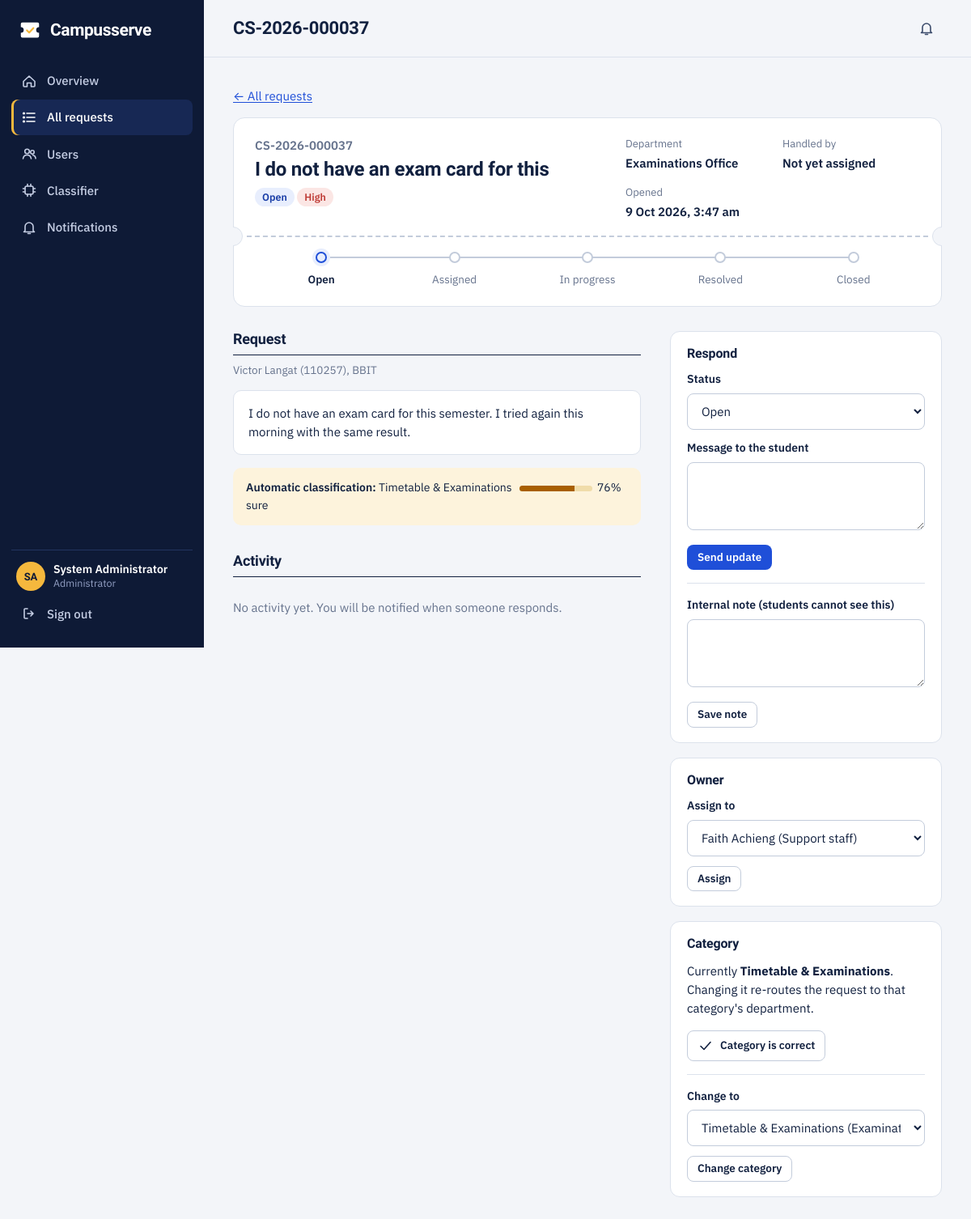
The app's page /index.php?r=tickets/show&id=37 (signed in) with its own data.
### tables this page shows
CREATE TABLE users (
    id              INT UNSIGNED AUTO_INCREMENT PRIMARY KEY,
    role            ENUM('student','lecturer','staff','admin') NOT NULL,
    identifier      VARCHAR(30)  NOT NULL UNIQUE COMMENT 'admission no. for students, staff no. otherwise',
    full_name       VARCHAR(120) NOT NULL,
    email           VARCHAR(150) NOT NULL UNIQUE,
    date_of_birth   DATE NULL,
    age             TINYINT UNSIGNED NULL COMMENT 'derived from date_of_birth by triggers and a daily event; never edit by hand',
    password_hash   VARCHAR(255) NOT NULL,
    department_id   INT UNSIGNED NULL COMMENT 'staff and lecturers only',
    programme       VARCHAR(100) NULL COMMENT 'students only',
    year_of_study   TINYINT UNSIGNED NULL,
    status          ENUM('active','suspended') NOT NULL DEFAULT 'active',
    failed_attempts TINYINT UNSIGNED NOT NULL DEFAULT 0,
    locked_until    DATETIME NULL,
    last_login_at   DATETIME NULL,
    created_at      DATETIME NOT NULL DEFAULT CURRENT_TIMESTAMP,
    CONSTRAINT fk_users_dept FOREIGN KEY (department_id) REFERENCES departments(id) ON DELETE SET NULL,
    INDEX idx_users_role (role)
);

CREATE TABLE tickets (
    id                     INT UNSIGNED AUTO_INCREMENT PRIMARY KEY,
    reference_no           VARCHAR(20)  NOT NULL UNIQUE COMMENT 'e.g. CS-2026-000042',
    student_id             INT UNSIGNED NOT NULL,
    subject                VARCHAR(150) NOT NULL,
    description            TEXT NOT NULL,
    category_id            INT UNSIGNED NOT NULL,
    department_id          INT UNSIGNED NOT NULL,
    priority               ENUM('low','medium','high') NOT NULL DEFAULT 'low',
    status                 ENUM('open','assigned','in_progress','resolved','closed') NOT NULL DEFAULT 'open',
    assigned_to            INT UNSIGNED NULL,
    classification_source  ENUM('ml','rules','manual') NOT NULL DEFAULT 'ml',
    needs_review           TINYINT(1) NOT NULL DEFAULT 0,
    created_at             DATETIME NOT NULL DEFAULT CURRENT_TIMESTAMP,
    updated_at             DATETIME NOT NULL DEFAULT CURRENT_TIMESTAMP ON UPDATE CURRENT_TIMESTAMP,
    resolved_at            DATETIME NULL,
    CONSTRAINT fk_t_student  FOREIGN KEY (student_id)    REFERENCES users(id),
    CONSTRAINT fk_t_category FOREIGN KEY (category_id)   REFERENCES categories(id),
    CONSTRAINT fk_t_dept     FOREIGN KEY (department_id) REFERENCES departments(id),
    CONSTRAINT fk_t_assignee FOREIGN KEY (assigned_to)   REFERENCES users(id) ON DELETE SET NULL,
    INDEX idx_t_status (status),
    INDEX idx_t_student (student_id, created_at),
    INDEX idx_t_dept_status (department_id, status),
    INDEX idx_t_created (created_at)
);

CREATE TABLE departments (
    id          INT UNSIGNED AUTO_INCREMENT PRIMARY KEY,
    name        VARCHAR(100) NOT NULL UNIQUE,
    code        VARCHAR(10)  NOT NULL UNIQUE,
    email       VARCHAR(150) NULL
);

CREATE TABLE categories (
    id             INT UNSIGNED AUTO_INCREMENT PRIMARY KEY,
    name           VARCHAR(100) NOT NULL UNIQUE COMMENT 'must match the labels the ML model predicts',
    department_id  INT UNSIGNED NOT NULL COMMENT 'default routing target',
    description    VARCHAR(255) NULL,
    CONSTRAINT fk_cat_dept FOREIGN KEY (department_id) REFERENCES departments(id)
);

### app/views/tickets/show.php (the view, shortened to what the rows shown need)
<div class="ticket-head">
    <div class="th-top">
        <div>
            <span class="ref"><?= e($t['reference_no']) ?></span>
            <h2><?= e($t['subject']) ?></h2>
            <?= status_badge($t['status']) ?> <?= priority_badge($t['priority']) ?> <?= $t['needs_review'] && $manage ? badge('Category needs checking', 'review') : '' ?>
        </div>
        <dl class="facts" style="min-width:260px">
            <div><dt>Department</dt><dd><?= e($t['department_name']) ?></dd></div>
            <div><dt>Opened</dt><dd><?= e(fmt_dt($t['created_at'])) ?></dd></div>
        </dl>
    </div>
</div>
<div class="grid-2">
<div>
    <section class="sec">
        <div class="sec-head"><h3>Request</h3></div>
        <?php if ($manage): ?><p class="note"><?= e($t['student_name']) ?> (<?= e($t['student_no']) ?>), <?= e($t['programme']) ?></p><?php endif; ?>
        <div class="desc"><?= e($t['description']) ?></div>
        <?php if ($t['predicted_name'] && $manage): ?>
        <div class="class-box">
            <b>Automatic classification:</b> <?= e($t['predicted_name']) ?>
            <span class="conf" title="<?= round($t['ml_confidence'] * 100) ?>%"><i style="width:<?= round($t['ml_confidence'] * 100) ?>%"></i></span><?= round($t['ml_confidence'] * 100) ?>% sure
        </div>
        <?php elseif ($t['classification_source'] === 'rules' && $manage): ?>
        <div class="class-box">Classified by keyword fallback because the classifier service was unavailable. Please check the category.</div>
        <?php endif; ?>
    </section>
</div>
<aside>
<?php if ($manage): ?>
    <div class="panel-side">
        <h3>Respond</h3>
        <form method="post" action="<?= e(url('tickets/update')) ?>"><?= csrf_field() ?>
            <div class="field"><label for="status">Status</label>
                <select id="status" name="status"><?php foreach (TICKET_STATUSES as $k => $l): ?><option value="<?= e($k) ?>"<?= $t['status'] === $k ? ' selected' : '' ?>><?= e($l) ?></option><?php endforeach; ?></select></div>
            <div class="field"><label for="message">Message to the student</label><textarea id="message" name="message" maxlength="2000"></textarea></div>
            <button class="btn btn-primary btn-sm" type="submit">Send update</button>
        </form>
        <form method="post" action="<?= e(url('tickets/update')) ?>"><?= csrf_field() ?>
            <div class="field"><label for="note">Internal note (students cannot see this)</label><textarea id="note" name="message" maxlength="2000"></textarea></div>
            <button class="btn btn-ghost btn-sm" type="submit">Save note</button>
        </form>
    </div>
    <div class="panel-side">
        <h3>Owner</h3>
        <form method="post" action="<?= e(url('tickets/update')) ?>"><?= csrf_field() ?>
            <div class="field"><label for="assignee">Assign to</label>
                <select id="assignee" name="assignee"><?php foreach ($assignees as $a): ?><option value="<?= (int) $a['id'] ?>"<?= (int) $t['assigned_to'] === (int) $a['id'] ? ' selected' : '' ?>><?= e($a['full_name']) ?> (<?= e(role_label($a['role'])) ?>)</option><?php endforeach; ?></select></div>
            <button class="btn btn-ghost btn-sm" type="submit">Assign</button>
        </form>
    </div>
    <div class="panel-side">
        <h3>Category</h3>
        <p class="note" style="margin-top:0">Currently <b><?= e($t['category_name']) ?></b>. Changing it re-routes the request to that category's department.</p>
        <?php if ($t['predicted_name']): ?>
        <form method="post" action="<?= e(url('tickets/update')) ?>"><?= csrf_field() ?>
            <button class="btn btn-ghost btn-sm" type="submit"><?= icon('check') ?>Category is correct</button>
        </form><?php endif; ?>
        <form method="post" action="<?= e(url('tickets/update')) ?>" data-confirm="Change the category? The request may move to another department."><?= csrf_field() ?>
            <div class="field"><label for="category">Change to</label>
                <select id="category" name="category"><?php foreach ($categories as $c): ?><option value="<?= (int) $c['id'] ?>"<?= (int) $t['category_id'] === (int) $c['id'] ? ' selected' : '' ?>><?= e($c['name']) ?> (<?= e($c['department_name']) ?>)</option><?php endforeach; ?></select></div>
            <button class="btn btn-ghost btn-sm" type="submit">Change category</button>
        </form>
    </div>
<?php endif; ?>
</aside>
</div>

### app/views/layouts/main.php (shortened to what the rows shown need)
<?php
$role = $u['role'];
?>
<!doctype html>
<html lang="en"><head><?php View::partial('head', ['title' => $title ?? '']); ?></head>
<body class="app">
<aside class="side" id="side">
    <div class="side-foot">
        <div class="who">
            <span class="avatar"><?= e(initials($u['full_name'])) ?></span>
            <span class="who-text"><b><?= e($u['full_name']) ?></b><small><?= e(role_label($role)) ?><?= $u['department_name'] ? ', ' . e($u['department_name']) : '' ?></small></span>
        </div>
    </div>
</aside>
<div class="shell">
    <header class="top">
        <h1 class="top-title"><?= e($title ?? '') ?></h1>
    </header>
    <main id="main" class="page">
        <?= $content ?>
    </main>
</div>
</body></html>

### records on screen
users: full_name "SA", full_name "System Administrator", role "Administrator"
tickets: reference_no "CS-2026-000037", subject "I do not have an exam card for this", department.name "Examinations Office", created_at "9 Oct 2026, 3:47 am", student.full_name "Victor Langat", student.identifier "110257", student.programme "BBIT", description "I do not have an exam card for this semester. I tried again this morning with the same result.", status "Open", category.name "Timetable & Examinations", category "Timetable & Examinations (Examinations Office)"

### other values on screen
$label "Overview"
$label "All requests"
$label "Users"
$label "Classifier"
$label "Notifications"
$title "CS-2026-000037"
$text "Open High"
$t['assignee_name'] "Not yet assigned"
$label "Open"
$label "Assigned"
$label "In progress"
$label "Resolved"
$label "Closed"
$t['predicted_name'] "Timetable & Examinations"
$t['ml_confidence'] * 100 "76"
